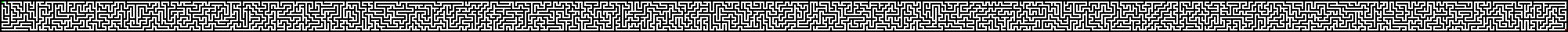
#> input picture maze.png, 1001 x 21 px (shown 2 times larger)
$ python mazeImgSolve.py
#> lines starting #> are read from the running program, lines starting #| are printed output that depends on the picture
from PIL import Image
import time
import random


image = Image.open('maze.png')
#> image is the input picture: PIL image 1001x21 RGB; mean R, G, B 121.3, 121.3, 121.3
width = image.width
#> width = 1001
heigth = image.height
#> heigth = 21
pixels = image.load()
image.save('mazeSolved.png')

cellSize = 3
cols = int(width / cellSize)
#> cols = 333
rows = int(heigth / cellSize)
#> rows = 7

w = int(width / cellSize)
#> w = 333
h = int(heigth / cellSize)
#> h = 7

grid = [[0 for x in range(w)] for y in range (h)]
visited = []
stack = []
solution = []
cell = 0

startTime = time.time()

def move_up(x, y):
    x, y = x ,y-2
    solution.append((x,y+2))
    solution.append((x,y+1))
    solution.append((x,y))
    stack.append((x,y))
    visited.append((x,y))
    return x, y

def move_right(x, y):
    x, y = x+2 ,y
    solution.append((x-2,y))
    solution.append((x-1,y))
    solution.append((x,y))
    stack.append((x,y))
    visited.append((x,y))
    return x, y

def move_down(x, y):
    x, y = x ,y+2
    solution.append((x,y-2))
    solution.append((x,y-1))
    solution.append((x,y))
    stack.append((x,y))
    visited.append((x,y))
    return x, y

def move_left(x, y):
    x, y = x-2 ,y
    solution.append((x+2,y))
    solution.append((x+1,y))
    solution.append((x,y))
    stack.append((x,y))
    visited.append((x,y))
    return x, y

def setup():


    print('########################')
    print('Widht : ' + str(width))
#| Widht : 1001
    print('Height: ' + str(heigth))
#| Height: 21
    print('Cols  : ' + str(cols))
#| Cols  : 333
    print('Rows  : ' + str(rows))
#| Rows  : 7

    pixels[1, 1] = (0,255,0)
    stack.append((1,1))
    visited.append((1,1))
    solveMaze(1,1)


def solveMaze(x,y):
#> called with x = 1, y = 1
    cells = []
    Solved = False
    while not Solved:
        cells = []
        try:
            if(pixels[x,y] == (255,0,0)):
                Solved = True
                print('Solved')
        except IndexError:
            #print('NotFinisched')
            pass

        #pygame.time.wait(25)
        if(x+2 > 0 and y > 0 and pixels[x+1 ,y] == (255, 255, 255) and (x+2,y) not in visited and x < width-2):
            cells.append("right")
        if(x > 0 and y+2 > 0 and pixels[x ,y+1] == (255, 255, 255) and (x,y+2) not in visited and y < heigth-2):
            cells.append("down")
        if(x-2 > 0 and y > 0 and pixels[x-1 ,y] == (255, 255, 255) and (x-2,y) not in visited and x > 2):
            cells.append("left")
        if(x > 0 and y-2 > 0 and pixels[x ,y-1] == (255, 255, 255) and (x,y-2) not in visited and y > 2):
            cells.append("top")
        if(len(cells) > 0):
            #normal move
            choice = random.randint(0, len(cells)-1)
            if(cells[choice] == 'right'):
                x,y = move_right(x, y)
                #print('right')
            if(cells[choice] == 'down'):
                x,y = move_down(x, y)
                #print('down')
            if(cells[choice] == 'left'):
                x,y = move_left(x, y)
                #print('left')
            if(cells[choice] == 'top'):
                x,y = move_up(x, y)
                #print('top')
        else:
            #Backtrack
            x, y = stack[len(stack) - 1]
            solution.pop()
            solution.pop()
            #solution.pop()
            stack.pop()
#> after the loop, solution = 7585 pairs, first value 1 to 999, second value 1 to 19; stack = 2002 pairs, first value 1 to 999, second value 1 to 19
            #print('back')
        #print(x, y)

    for pixel in solution:
        pixels[pixel] = (200,100,0)
#> this loop made 7585 passes
#> pixel on passes 1 to 3: (1, 1), (2, 1), (3, 1)
    duration = round(time.time() - startTime, 3)
    print('Duration: ' + str(duration) + " seconds")
    print('########################')
    print('ENDE')
    pixels[width-2, heigth -2] = (255,0,0)
    pixels[1, 1] = (0,255,0)

setup()

image.save('mazeSolved.png')
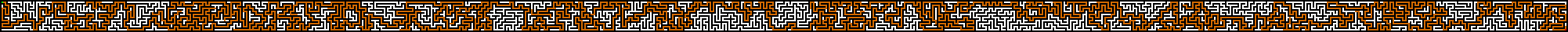
#> saved as mazeSolved.png: PIL image 1001x21 RGB (shown 2 times larger); mean R, G, B 108.1, 84, 60
